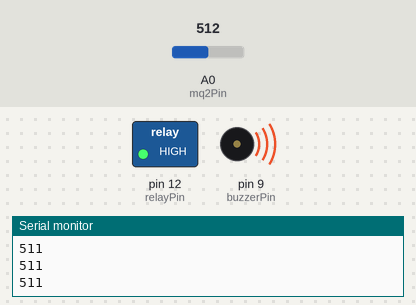
Bench run of a sketch on a simulated Arduino Uno, built with avr-gcc and run on an emulated ATmega328P. Parts: switched loads named in the sketch (green lamp = pin HIGH), buzzer (waves = sounding, pin HIGH), the last lines printed to the serial monitor. The inputs (shaded band) are chosen by the test bench; at power-on: A0 (mq2Pin) = 512.

Above: at 1.2 s.
1.3 s: A0 (mq2Pin) set to 362
4.3 s: A0 (mq2Pin) set to 350
5.8 s: A0 (mq2Pin) set to 306
At 7.0 s:
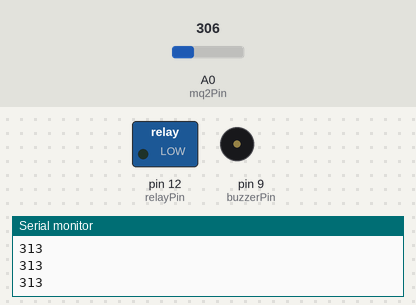
7.4 s: A0 (mq2Pin) set to 360
At 9.5 s:
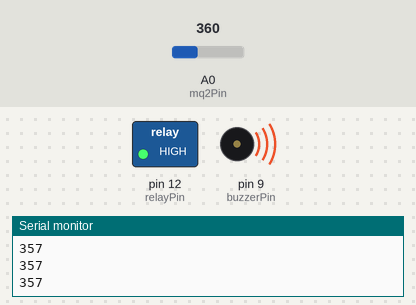
9.8 s: A0 (mq2Pin) set to 340
At 11.6 s:
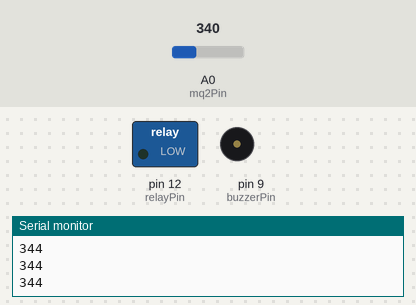
Timing chart, 0 to 12.9 s (numbered marks = the images above; inputs shaded):
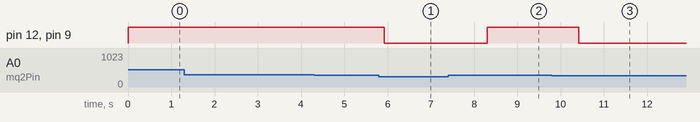

The sketch:

gas_leak_detector.ino
```cpp
#include <SimpleKalmanFilter.h>
SimpleKalmanFilter bo_loc(2, 2, 0.001);
// Khai báo các chân kết nối
const int mq2Pin = A0;
const int buzzerPin = 9;
const int relayPin = 12;
// Giá trị ngưỡng cho mức khí độc
int smokeThreshold = 350;

void setup() {
  // Khởi tạo cổng Serial
  Serial.begin(9600);

  // Khởi tạo chân kết nối cho các thiết bị
  pinMode(mq2Pin, INPUT);
  pinMode(buzzerPin, OUTPUT);
  pinMode(relayPin, OUTPUT);
}

void loop() {
  // Đọc giá trị từ cảm biến MQ2
  int smoke = analogRead(mq2Pin);
  smoke = bo_loc.updateEstimate(smoke);
  // In giá trị lên Serial Monitor để theo dõi
 // Serial.print("Smoke:300 ");
  Serial.println(smoke);

  // Kiểm tra nếu giá trị khí độc vượt quá ngưỡng
  if (smoke > smokeThreshold) {
    digitalWrite(buzzerPin, HIGH);  // Kích hoạt còi
    digitalWrite(relayPin, HIGH);
  }
  else {
    digitalWrite(buzzerPin, LOW);  // Tắt còi
    digitalWrite(relayPin, LOW);  // Tắt quạt
  }
}
```

Measured:
- after the input at 5.8 s, pin 12 (relayPin), pin 9 (buzzerPin): HIGH → LOW after 0.12 s
- after the input at 7.4 s, pin 12 (relayPin), pin 9 (buzzerPin): LOW → HIGH after 0.91 s
- after the input at 9.8 s, pin 12 (relayPin), pin 9 (buzzerPin): HIGH → LOW after 0.62 s
